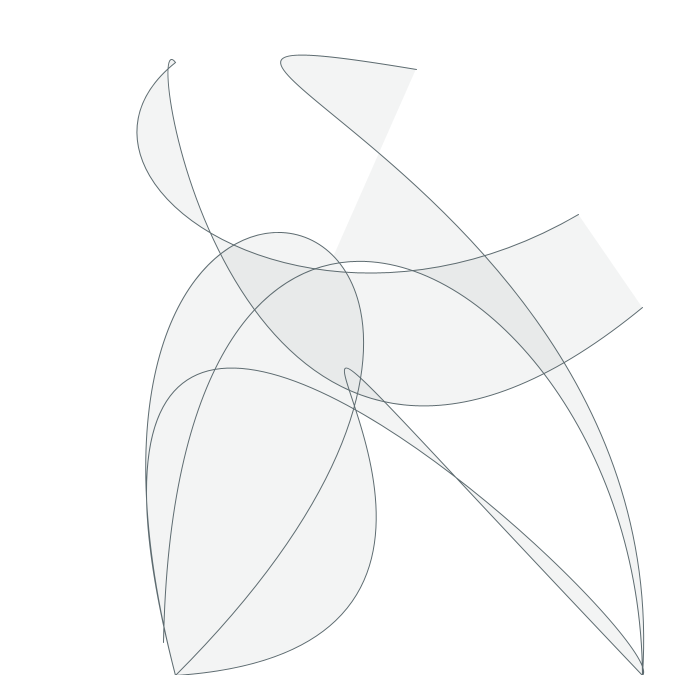
Frame 1 (no input)
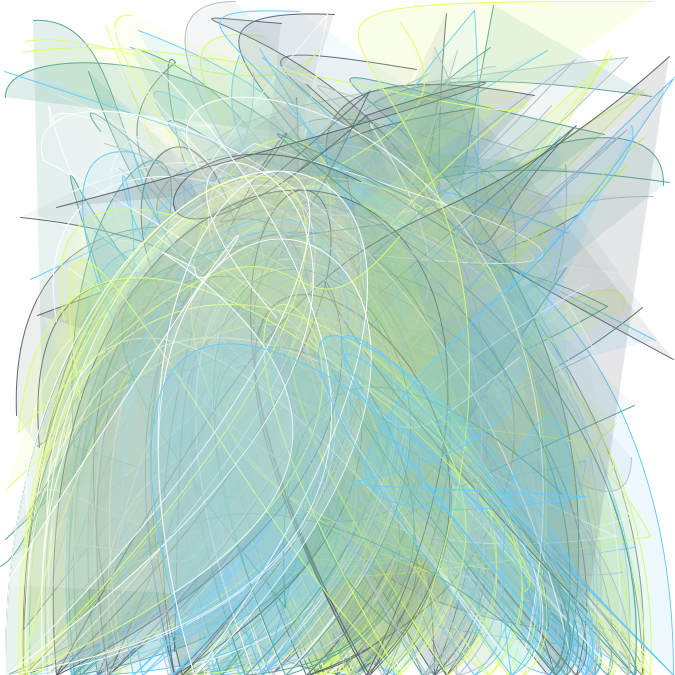
Frame 60 (the mouse pressed at the canvas centre just before this capture)
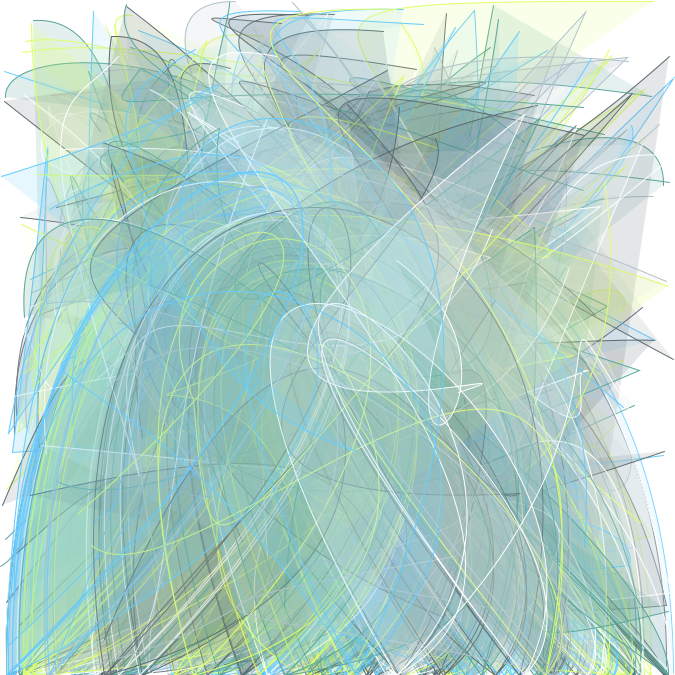
Frame 120 (the mouse held since frame 60 and released just before this capture)

The Processing sketch that drew these frames (run headless with seeded random() and noise(); from frame 60 on, the mouse is pressed at the canvas centre):

// Processing sketch: april17
// ── april17.pde
PImage img, img2, img3, img4, img5;
color[] colours = {#66CCFF, #5D6B70, #59a699, #DEFF69, #B1C2C9, #FFFFFF};
color COLOUR;
int i;
int WINDOWSIZE;

color getNextColour(){
  i++;
  return colours[i%colours.length];
}

void setup() {
  WINDOWSIZE = 675;
  surface.setSize(WINDOWSIZE, WINDOWSIZE); 
  i = 0;
  strokeWeight(1);
  stroke(#FFFFFF);
  fill(255, 10);
  img = createImage(230, 230, ARGB);
  for(int i = 0; i < img.pixels.length; i++) {
    float a = map(i, 255, img.pixels.length, 255, 100);
    img.pixels[i] = color(a, 100, a); 
  }
  img2 = createImage(230, 230, ARGB);
  for(int i = 0; i < img2.pixels.length; i++) {
    float a = map(i, 255, img2.pixels.length, 255, 100);
    img2.pixels[img2.pixels.length-i-1] = color(a, a-25, 255); 
  }
  img4 = createImage(230, 230, ARGB);
  for(int i = 0; i < img4.pixels.length; i++) {
    float a = map(i, 255, img4.pixels.length, 255, 100);
    img4.pixels[i] = color(0, a, a); 
  }
  img3 = createImage(230, 230, ARGB);
  for(int i = 0; i < img3.pixels.length; i++) {
    float a = map(i, 255, img3.pixels.length, 255, 100);
    img3.pixels[i] = color(0, 153, a); 
  }
  img5 = createImage(230, 230, ARGB);
  for(int i = 0; i < img5.pixels.length; i++) {
    float a = map(i, 255, img5.pixels.length, 255, 100);
    img5.pixels[i] = color(0, a, 200); 
  }
  mybackground();
}
void mybackground() {
  background(255);
  //image(img, 0, 0);
  //image(img2, 100, 0);
  //image(img3, 200, 0);
  //image(img4, 300, 0);
  //image(img5, 400, 0);
  //image(img5, 500, 0);
}

void mousePressed(){
  mybackground();
}

void draw() {
  if(coinToss()){
    mybackground();
  } else {
    sketchyCircle();
  }
}

boolean coinToss(){
  return int(random(50)) == 1; 
}

void sketchyCircle(){
  beginShape();
  int x1 = int(random(WINDOWSIZE));
  int y1 = int(random(WINDOWSIZE));
  color colour = getNextColour();
  fill(colour, random(10,50));
  stroke(colour);
  

  vertex(int(random(WINDOWSIZE)),int(random(WINDOWSIZE)));
  //bezierVertex(0, 0, WINDOWSIZE, x1, y1, WINDOWSIZE);
  //bezierVertex(0, 0, WINDOWSIZE, y1, x1, WINDOWSIZE);
  //bezierVertex(0, 0, WINDOWSIZE, x1, x1, WINDOWSIZE);
  bezierVertex(int(random(WINDOWSIZE)), int(random(WINDOWSIZE)), int(random(100)), x1, x1, int(random(WINDOWSIZE)));

  bezierVertex(int(random(WINDOWSIZE)), int(random(WINDOWSIZE)), int(random(WINDOWSIZE)), y1, y1, int(random(WINDOWSIZE)));
  //bezierVertex(0, 0, x1, WINDOWSIZE, WINDOWSIZE, y1);

  endShape();
  
  beginShape();
  vertex(int(random(WINDOWSIZE)),int(random(WINDOWSIZE)));
  bezierVertex(0, 0, WINDOWSIZE, x1, y1, WINDOWSIZE);
  bezierVertex(0, 0, WINDOWSIZE, y1, x1, WINDOWSIZE);
  bezierVertex(0, 0, WINDOWSIZE, x1, x1, WINDOWSIZE);
  bezierVertex(0, 0, WINDOWSIZE, x1, x1, WINDOWSIZE);

  bezierVertex(0, 0, WINDOWSIZE, y1, y1, WINDOWSIZE);
  bezierVertex(int(random(WINDOWSIZE)), int(random(WINDOWSIZE)), x1, int(random(WINDOWSIZE)), int(random(WINDOWSIZE)), y1);

  endShape();

}
